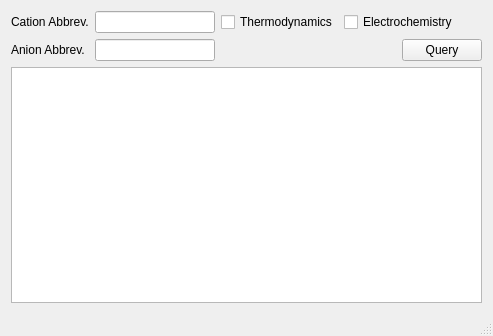
<?xml version="1.0" encoding="UTF-8"?>
<ui version="4.0">
 <class>MainWindow</class>
 <widget class="QMainWindow" name="MainWindow">
  <property name="geometry">
   <rect>
    <x>0</x>
    <y>0</y>
    <width>493</width>
    <height>336</height>
   </rect>
  </property>
  <property name="focusPolicy">
   <enum>Qt::StrongFocus</enum>
  </property>
  <property name="windowTitle">
   <string>IL query</string>
  </property>
  <property name="autoFillBackground">
   <bool>false</bool>
  </property>
  <property name="tabShape">
   <enum>QTabWidget::Triangular</enum>
  </property>
  <property name="unifiedTitleAndToolBarOnMac">
   <bool>true</bool>
  </property>
  <widget class="QWidget" name="centralWidget">
   <layout class="QGridLayout" name="gridLayout">
    <item row="0" column="0">
     <widget class="QLabel" name="label">
      <property name="text">
       <string>Cation Abbrev.</string>
      </property>
     </widget>
    </item>
    <item row="0" column="1">
     <widget class="QLineEdit" name="leCation">
      <property name="sizePolicy">
       <sizepolicy hsizetype="MinimumExpanding" vsizetype="Fixed">
        <horstretch>0</horstretch>
        <verstretch>0</verstretch>
       </sizepolicy>
      </property>
      <property name="minimumSize">
       <size>
        <width>120</width>
        <height>0</height>
       </size>
      </property>
     </widget>
    </item>
    <item row="0" column="2">
     <widget class="QCheckBox" name="ckBThermo">
      <property name="text">
       <string>Thermodynamics</string>
      </property>
     </widget>
    </item>
    <item row="0" column="3" colspan="2">
     <widget class="QCheckBox" name="ckBEC">
      <property name="text">
       <string>Electrochemistry</string>
      </property>
     </widget>
    </item>
    <item row="1" column="0">
     <widget class="QLabel" name="label_2">
      <property name="text">
       <string>Anion Abbrev.</string>
      </property>
     </widget>
    </item>
    <item row="1" column="1">
     <widget class="QLineEdit" name="leAnion">
      <property name="sizePolicy">
       <sizepolicy hsizetype="MinimumExpanding" vsizetype="Fixed">
        <horstretch>0</horstretch>
        <verstretch>0</verstretch>
       </sizepolicy>
      </property>
      <property name="minimumSize">
       <size>
        <width>120</width>
        <height>0</height>
       </size>
      </property>
     </widget>
    </item>
    <item row="1" column="2" colspan="2">
     <spacer name="horizontalSpacer">
      <property name="orientation">
       <enum>Qt::Horizontal</enum>
      </property>
      <property name="sizeHint" stdset="0">
       <size>
        <width>257</width>
        <height>20</height>
       </size>
      </property>
     </spacer>
    </item>
    <item row="1" column="4">
     <widget class="QPushButton" name="pushButton">
      <property name="text">
       <string>Query</string>
      </property>
     </widget>
    </item>
    <item row="2" column="0" colspan="5">
     <widget class="QTextBrowser" name="textBrowser">
      <property name="enabled">
       <bool>true</bool>
      </property>
      <property name="sizePolicy">
       <sizepolicy hsizetype="Expanding" vsizetype="Preferred">
        <horstretch>0</horstretch>
        <verstretch>0</verstretch>
       </sizepolicy>
      </property>
      <property name="font">
       <font>
        <family>Arial</family>
       </font>
      </property>
      <property name="autoFillBackground">
       <bool>true</bool>
      </property>
      <property name="styleSheet">
       <string notr="true">h2{
	rgb(0, 0, 255);
	font: 14pt &quot;Arial&quot;;
	margin:0;
}
h3{	
	color: rgb(0, 0, 0);
	font: 75 14pt &quot;Times New Roman&quot;;
	margin:10;
}
p{
	font: 14pt &quot;Times New Roman&quot;;
	text-align: 20;
}</string>
      </property>
      <property name="frameShape">
       <enum>QFrame::StyledPanel</enum>
      </property>
      <property name="frameShadow">
       <enum>QFrame::Plain</enum>
      </property>
      <property name="lineWidth">
       <number>1</number>
      </property>
     </widget>
    </item>
   </layout>
  </widget>
  <widget class="QStatusBar" name="statusBar">
   <property name="sizeGripEnabled">
    <bool>true</bool>
   </property>
  </widget>
 </widget>
 <layoutdefault spacing="6" margin="11"/>
 <resources/>
 <connections/>
</ui>
